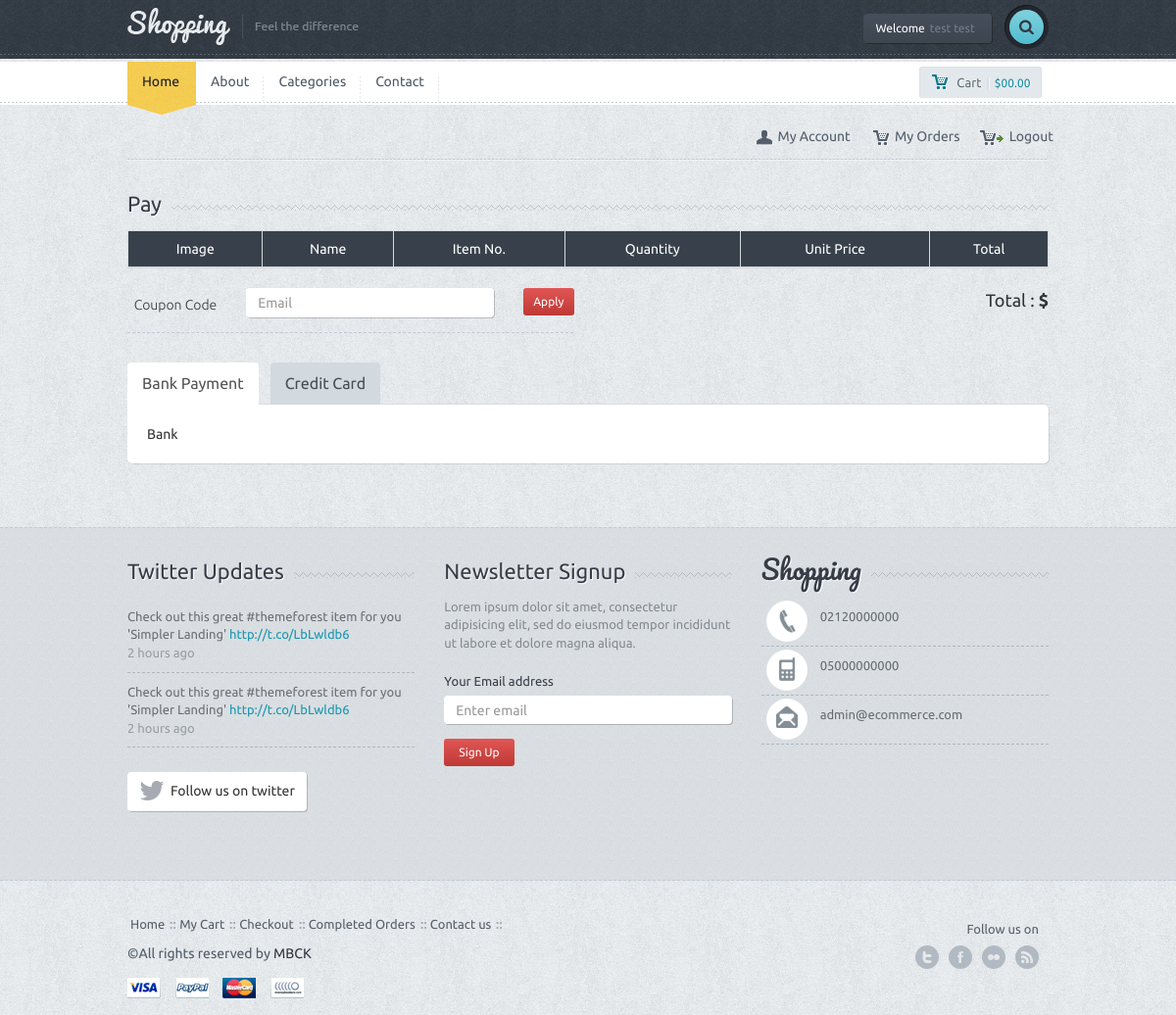
Page /pay.php (signed in) on the earlier database version.
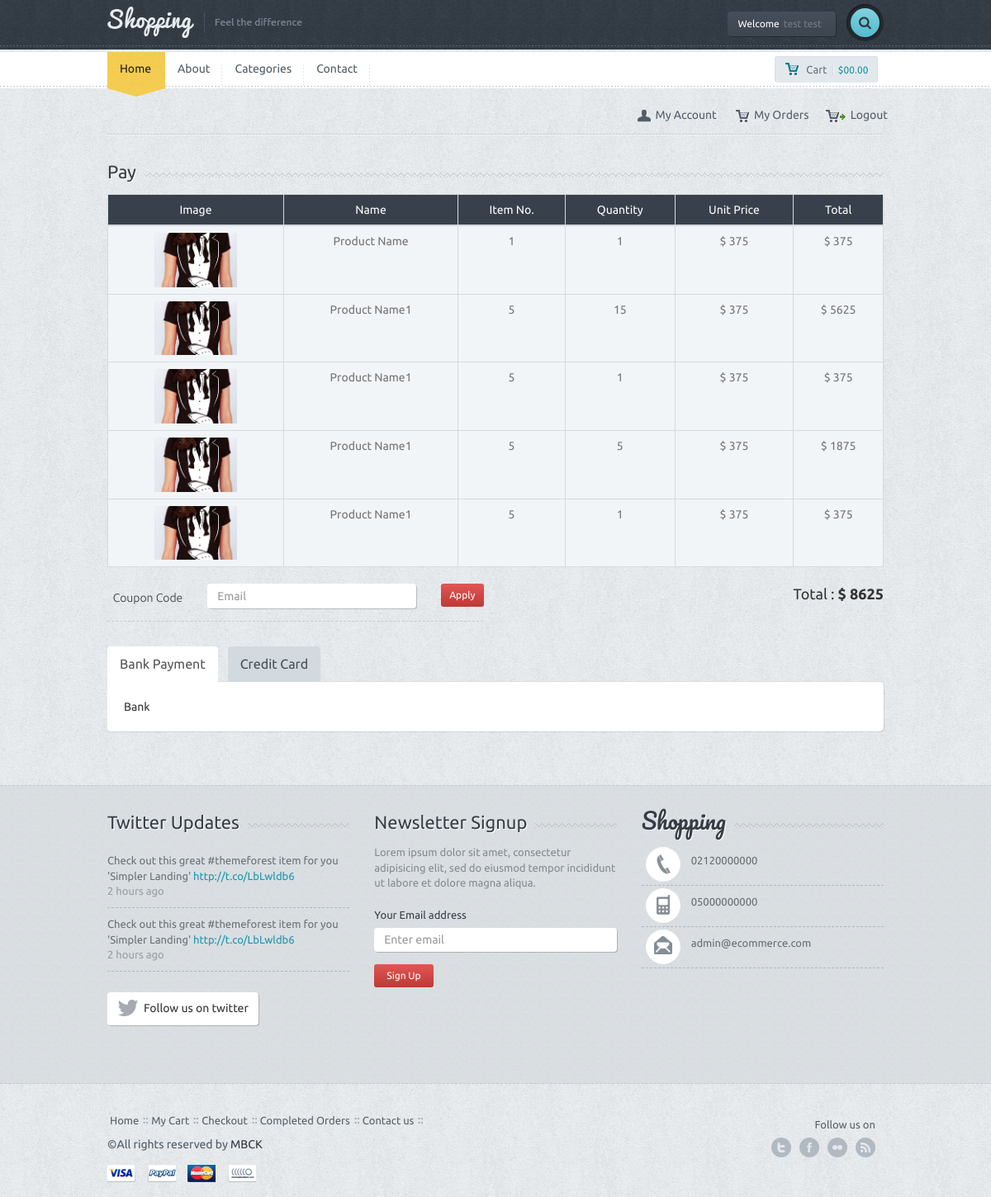
Same page on the later database version.
### tables this page shows
CREATE TABLE `menu` (
  `menu_id` int(11) NOT NULL,
  `menu_top` varchar(50) NOT NULL,
  `menu_name` varchar(100) NOT NULL,
  `menu_detail` text NOT NULL,
  `menu_url` varchar(250) NOT NULL,
  `menu_order` int(2) NOT NULL,
  `menu_status` enum('0','1') NOT NULL,
  `menu_seourl` varchar(250) NOT NULL
);

CREATE TABLE `basket` (
  `basket_id` int(11) NOT NULL,
  `user_id` int(11) NOT NULL,
  `product_id` int(11) NOT NULL,
  `product_unit` int(3) NOT NULL
);

CREATE TABLE `product` (
  `product_id` int(11) NOT NULL,
  `category_id` int(11) NOT NULL,
  `product_time` timestamp NOT NULL DEFAULT CURRENT_TIMESTAMP,
  `product_name` varchar(250) NOT NULL,
  `product_seourl` varchar(250) NOT NULL,
  `product_detail` text NOT NULL,
  `product_price` float(9,2) NOT NULL,
  `product_video` varchar(50) NOT NULL,
  `product_keyword` varchar(250) NOT NULL,
  `product_stock` int(11) NOT NULL,
  `product_status` enum('0','1') NOT NULL,
  `product_order` int(2) NOT NULL,
  `product_homeshowcase` enum('0','1') NOT NULL DEFAULT '0'
);

### admin/production/function.php (called while the page is built, shortened)
<?php
function seo($str, $options = array())
{
    $str = mb_convert_encoding((string)$str, 'UTF-8', mb_list_encodings());
    $defaults = array(
        'delimiter' => '-',
        'limit' => null,
        'lowercase' => true,
        'replacements' => array(),
        'transliterate' => true
    );
    $options = array_merge($defaults, $options);
    $str = preg_replace(array_keys($options['replacements']), $options['replacements'], $str);
    if ($options['transliterate']) {
        $str = str_replace(array_keys($char_map), $char_map, $str);
    }
    $str = preg_replace('/[^\p{L}\p{Nd}]+/u', $options['delimiter'], $str);
    $str = preg_replace('/(' . preg_quote($options['delimiter'], '/') . '){2,}/', '$1', $str);
    $str = mb_substr($str, 0, ($options['limit'] ? $options['limit'] : mb_strlen($str, 'UTF-8')), 'UTF-8');
    $str = trim($str, $options['delimiter']);
    return $options['lowercase'] ? mb_strtolower($str, 'UTF-8') : $str;
}
?>

### pay.php (the view, shortened to what the changed rows need)
<?php
		require_once 'header.php';
	?>
	<div class="container">
		<div class="table-responsive">
			<table class="table table-bordered chart">
				<thead>
					<tr>
						<th>Image</th>
						<th>Name</th>
						<th>Item No.</th>
						<th>Quantity</th>
						<th>Unit Price</th>
						<th>Total</th>
					</tr>
				</thead>
				<tbody>
					<?php
						$user_id=$userbring['user_id'];
						$basketcheck=$db->prepare("SELECT * FROM basket WHERE user_id=:id");
						$basketcheck->execute(['id' => $user_id]);
						while ($basketbring=$basketcheck->fetch(PDO::FETCH_ASSOC)) {
							$product_id=$basketbring['product_id'];
							$productcheck=$db->prepare("SELECT * FROM product WHERE product_id=:product_id");
							$productcheck->execute(['product_id' => $product_id]);
							$productbring=$productcheck->fetch(PDO::FETCH_ASSOC);
							$total_price+=$productbring['product_price']*$basketbring['product_unit'];
					?>
					<tr>
						<td><img src="images\demo-img.jpg" width="100" alt=""></td>
						<td><?php echo $productbring['product_name'] ?></td>
						<td><?php echo $productbring['product_id'] ?></td>
						<td><?php echo $basketbring['product_unit'] ?></td>
						<td>$ <?php echo $productbring['product_price'] ?></td>
						<td>$ <?php echo $productbring['product_price']*$basketbring['product_unit'] ?></td>
					</tr>
					<?php
						}
					?>
				</tbody>
			</table>
		</div>
		<div class="row">
			<div class="col-md-3 col-md-offset-3">
			<div class="subtotal-wrap">
				<div class="total">Total : <span class="bigprice">$ <?php echo $total_price ?></span></div>
			</div>
			</div>
		</div>
	</div>
	<?php
		require_once 'footer.php';
	?>

### header.php (shortened to what the changed rows need)
<?php
    require_once 'admin/system/connect.php';
	require_once 'admin/production/function.php';
?>
<!DOCTYPE html>
<html lang="en">
  <head>
	<link href='font-awesome\css\font-awesome.css' rel="stylesheet" type="text/css">
    <link href="bootstrap\css\bootstrap.min.css" rel="stylesheet">
	<link rel="stylesheet" href="style.css">
	<link rel="stylesheet" type="text/css" href="js\product\jquery.fancybox.css?v=2.1.5" media="screen">
	<link rel="stylesheet" href="css\owl.carousel.css">
	<link rel="stylesheet" href="css\owl.transitions.css">
  </head>
  <body>
  <div id="wrapper">
	<div class="main-nav">
		<div class="navbar navbar-default navbar-static-top">
			<div class="container">
				<div class="row">
					<div class="col-md-10">
						<div class="navbar-collapse collapse">
							<ul class="nav navbar-nav">
								<?php
									$menucontrol=$db->prepare("SELECT * FROM menu where menu_status=:mstatus order by menu_order ASC limit 5");
									$menucontrol->execute(
										[
											'mstatus' => 1
										]
									);
									while($menubring=$menucontrol->fetch(PDO::FETCH_ASSOC)) {
								?>
									<li><a href="<?php if(!empty($menubring['menu_url'])) { echo $menubring['menu_url']; } else { echo "page-".seo($menubring['menu_name']);} ?>"><?php echo $menubring['menu_name']?></a></li>
								<?php } ?>
							</ul>
						</div>
					</div>
				</div>
			</div>
		</div>
	</div>

Differences in the rows shown:
added basket: product.product_name "Product Name", product.product_id "1", product_unit "1", product.product_price "375", $productbring['product_price']*$basketbring['product_unit'] "375"
added basket: product.product_name "Product Name1", product.product_id "5", product_unit "15", product.product_price "375", $productbring['product_price']*$basketbring['product_unit'] "5625"
added basket: product.product_name "Product Name1", product.product_id "5", product_unit "1", product.product_price "375", $productbring['product_price']*$basketbring['product_unit'] "375"
added basket: product.product_name "Product Name1", product.product_id "5", product_unit "5", product.product_price "375", $productbring['product_price']*$basketbring['product_unit'] "1875"
added basket: product.product_name "Product Name1", product.product_id "5", product_unit "1", product.product_price "375", $productbring['product_price']*$basketbring['product_unit'] "375"
Other differences:
$total_price: (not shown) → "8625"
